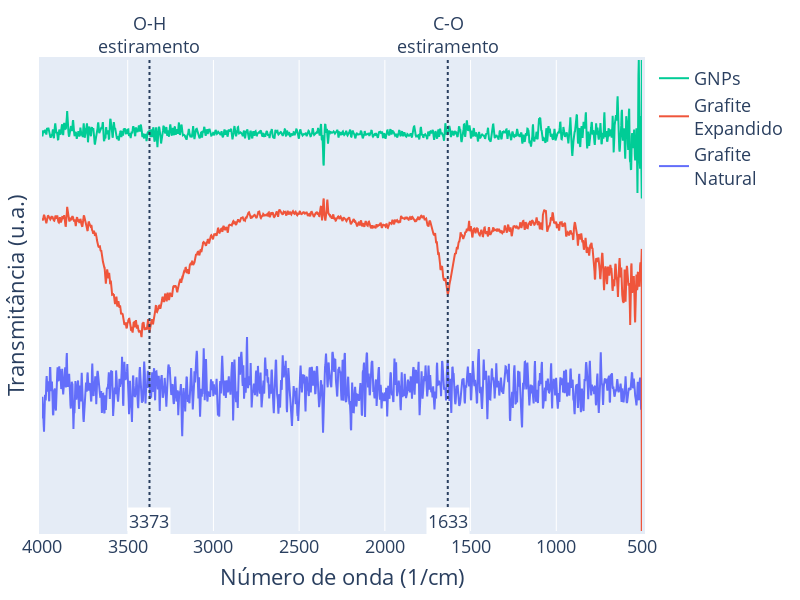

The cell this chart's notebook holds for it:
### Code cell
fig = go.Figure()
for k,(key, frame) in enumerate([
    ('Grafite_natural.csv',frames['Grafite_natural.csv']),
    ('Grafite_expandido.csv',frames['Grafite_expandido.csv']),
    ('Grafite_nanoplaquetas.csv',frames['Grafite_nanoplaquetas.csv']),
]):
    df = frame
    fig.add_trace(
        go.Scatter(
            x = df['Wavenumber'],
            y = df['%Transmitance'].apply(lambda x: x+k)/2,
            name = names[key],
            visible = True
        )
    )
fig.update_layout(
    xaxis_range = [4000, 500],
    yaxis_range = [-0.2, 1.5],
    xaxis_title_text = 'Número de onda (1/cm)',
    yaxis_title_text = 'Transmitância (u.a.)',
    yaxis = dict(tickvals = [], zeroline = False),
    font_size = 18,
    legend = {
        'traceorder': 'reversed'
    },
    width = 800,
    height = 600,
    margin = {
        't': 60,
        'b': 40,
        'r': 40,
        'l': 40,
        'pad': 3,
    }
)
fig.add_vline(x = 1633, line_dash = 'dot')
fig.add_annotation(
    yref = 'paper',
    x = 1633,
    y = 1,
    yanchor = 'bottom',
    text = 'C-O<br>estiramento',
    showarrow = False,
)
fig.add_annotation(
    yref = 'paper',
    x = 1633,
    y = 0.05,
    bgcolor = 'white',
    yanchor = 'top',
    text = '1633',
    showarrow = False,
)
fig.add_vline(x = 3373, line_dash = 'dot')
fig.add_annotation(
    yref = 'paper',
    x=3373,
    y=1,
    yanchor = 'bottom',
    text = 'O-H<br>estiramento',
    showarrow = False,
)
fig.add_annotation(
    yref = 'paper',
    x = 3373,
    y = 0.05,
    bgcolor = 'white',
    yanchor = 'top',
    text = '3373',
    showarrow = False,
)
fig

### Figure 1 — Plotly figure (JSON) as saved in the notebook; plotly's stock layout.template omitted (floating-point values rounded to 4 significant figures; data arrays with more than 128 entries replaced by an {"elided": "..."} marker saying what was removed)
{"data": [{"name": "Grafite<br>Natural", "type": "scatter", "visible": true, "x": {"elided": "4095 float values"}, "y": {"elided": "4095 float values"}}, {"name": "Grafite<br>Expandido", "type": "scatter", "visible": true, "x": {"elided": "1868 float values"}, "y": {"elided": "1868 float values"}}, {"name": "GNPs", "type": "scatter", "visible": true, "x": {"elided": "1868 float values"}, "y": {"elided": "1868 float values"}}], "layout": {"annotations": [{"showarrow": false, "text": "C-O<br>estiramento", "x": 1633, "y": 1, "yanchor": "bottom", "yref": "paper"}, {"bgcolor": "white", "showarrow": false, "text": "1633", "x": 1633, "y": 0.05, "yanchor": "top", "yref": "paper"}, {"showarrow": false, "text": "O-H<br>estiramento", "x": 3373, "y": 1, "yanchor": "bottom", "yref": "paper"}, {"bgcolor": "white", "showarrow": false, "text": "3373", "x": 3373, "y": 0.05, "yanchor": "top", "yref": "paper"}], "font": {"size": 18}, "height": 600, "legend": {"traceorder": "reversed"}, "margin": {"b": 40, "l": 40, "pad": 3, "r": 40, "t": 60}, "shapes": [{"line": {"dash": "dot"}, "type": "line", "x0": 1633, "x1": 1633, "xref": "x", "y0": 0, "y1": 1, "yref": "y domain"}, {"line": {"dash": "dot"}, "type": "line", "x0": 3373, "x1": 3373, "xref": "x", "y0": 0, "y1": 1, "yref": "y domain"}], "width": 800, "xaxis": {"range": [4000, 500], "title": {"text": "Número de onda (1/cm)"}}, "yaxis": {"range": [-0.2, 1.5], "tickvals": [], "title": {"text": "Transmitância (u.a.)"}, "zeroline": false}}}
